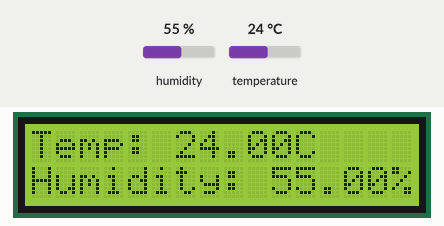
A sketch run on a simulated Arduino Uno, built with avr-gcc and run on an emulated ATmega328P. Shown: 16×2 character LCD. The test bench sets the inputs (shaded band); at power-on: humidity 55 %, temperature 24 °C. Storage starts empty; what the sketch prints to the serial monitor is not drawn.

Above: at 1.2 s.
1.3 s: humidity set to 22 %
At 3.1 s:
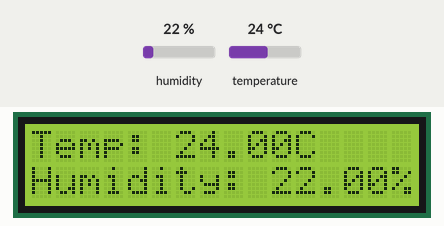
4.1 s: temperature set to 12 °C
At 4.6 s:
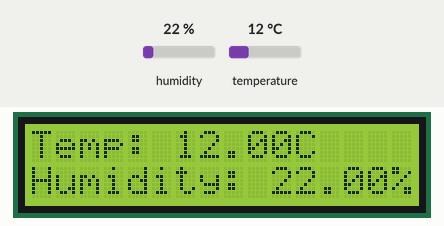
6.9 s: humidity set to 40 %
At 8.7 s:
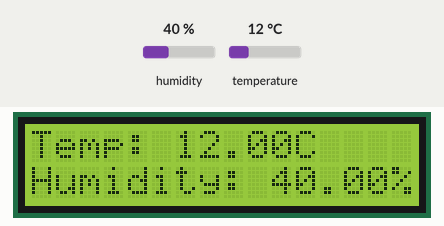
9.9 s: temperature set to 19 °C
At 11.4 s:
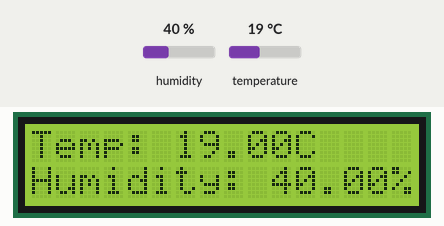
Timing chart, 0 to 12.9 s (numbered marks = the images above; inputs shaded):
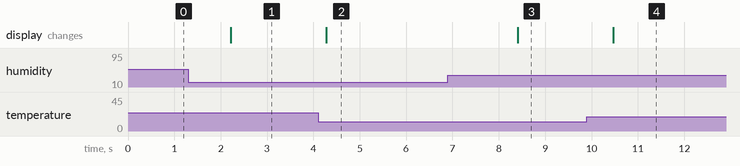

Measured:
- after the input at 1.3 s, the display: changes after 0.91 s (image 1)
- after the input at 4.1 s, the display: changes after 0.18 s (image 2)
- after the input at 6.9 s, the display: changes after 1.5 s (image 3)
- after the input at 9.9 s, the display: changes after 0.57 s (image 4)

The sketch:

tempdatalog.ino
```cpp
// (licence header left out)
#include <DHT.h>
#include <Wire.h>
#include <LiquidCrystal_I2C.h>
#include <SD.h>

#define DHTPIN 2          // DHT11 data pin
#define DHTTYPE DHT11     // DHT11 sensor type

DHT dht(DHTPIN, DHTTYPE);
LiquidCrystal_I2C lcd(0x3F, 16, 2); // set the LCD address to 0x3F for a 16 chars and 2 line display

const int chipSelect = 4;         // SD card chip select pin
File dataFile;                    // File object to write data to SD card

void setup() {
  Serial.begin(9600);
  lcd.init();                      // initialize the LCD
  lcd.backlight();                 // turn on the backlight
  dht.begin();                     // start the DHT11 sensor

  // initialize SD card
  if (!SD.begin(chipSelect)) {
    Serial.println("SD card initialization failed!");
    return;
  }
  Serial.println("SD card initialized.");
}

void loop() {
  float h = dht.readHumidity();    // read humidity value
  float t = dht.readTemperature(); // read temperature value
  if (isnan(h) || isnan(t)) {      // check for NaN values
    Serial.println("Failed to read from DHT sensor!");
    return;
  }

  lcd.setCursor(0, 0);
  lcd.print("Temp: ");
  lcd.print(t);
  lcd.print("C");

  lcd.setCursor(0, 1);
  lcd.print("Humidity: ");
  lcd.print(h);
  lcd.print("%");

  Serial.print("Temperature: ");
  Serial.print(t);
  Serial.print("C   Humidity: ");
  Serial.print(h);
  Serial.println("%");

  // write temperature and humidity data to SD card
  dataFile = SD.open("datalog.txt", FILE_WRITE);
  if (dataFile) {
    dataFile.print(t);
    dataFile.print(",");
    dataFile.print(h);
    dataFile.print(",");
    dataFile.println();
    dataFile.close();
    Serial.println("Data written to SD card.");
  } else {
    Serial.println("Error opening datalog.txt file.");
  }

  delay(2000);                     // wait 2 seconds before reading again
}
```
